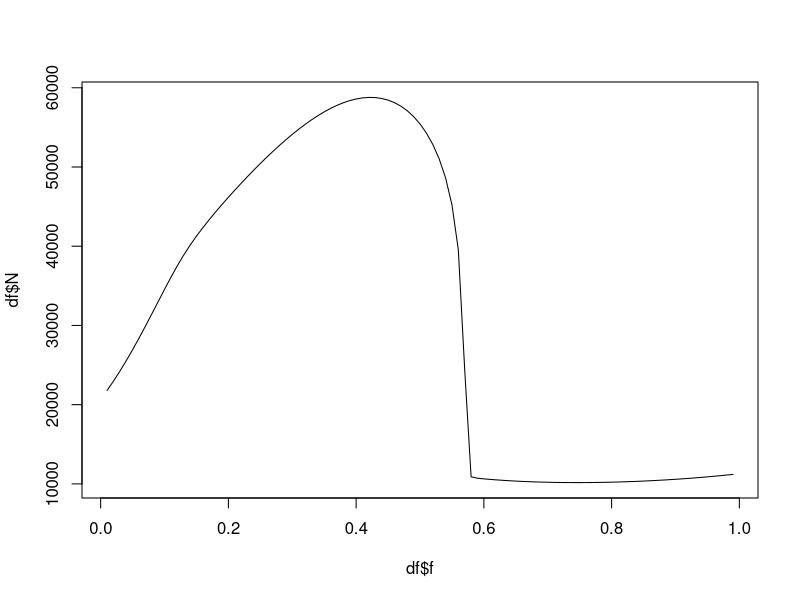

Reproduce this figure in R.
## ---- chunk 1
knitr::opts_chunk$set(echo = TRUE)
## ---- chunk 2
# Load deSolve package
library(deSolve)

# Function with the models differential equations
wildlife_urbanization_model <- function(t, state, paramters) {
  with(as.list(c(state, paramters)),{
    
    dSp <- (b0 - (b1 * (Sp + Ip)) / 1-f) * (Sp + Ip) - m * Sp -  # demography
      beta_p * Sp * Ip + gamma * Ip -  # infection
      sigma * f * Sp + sigma * (1 - c_sigma) * (1 - f) * St  # movement
    
    
    dIp <-  beta_p * Sp * Ip - gamma * Ip -  # infection
      (m + mu) * Ip -  # demography
      sigma * f * Ip + sigma * f * Ip + sigma * (1 - c_sigma) * (1 - f) * It  # movement
    
    
    dSt <- (b0 - (b1 * (St + It) / f)) * (St + It) - (m / (1 - c_m)) * St -  # demography
      beta_t * St * It + gamma * It +  # infection
      sigma * f * Sp - sigma * (1 - c_sigma) * (1 - f) * St  # movement
    
    
    dIt <- beta_t * St * It - gamma * It -  # infection
      ((m + mu) / (1 - alpha * c_m)) * It +  # demography
      sigma * f * Ip - sigma * (1 - c_sigma) * (1 - f) * It  # movement
      
    
      
    list(c(dSp, dIp, dSt, dIt))
  }) 
}

population <- 50000
infected <- 100
df <- data.frame()

for (f in seq(0.01, 0.99, 0.01)){
  # demography
  m <- 0.1
  b0 <- 0.4
  b1 <- (b0 - m) / population
  c_m <- 0.2
  
  # infection
  beta_p <- 0.006
  beta_t <- 0.006
  gamma <- 36.5
  mu <- 0.25
  alpha <- 2
  
  # movement
  sigma <- -log(0.1)
  c_sigma <- 0.2
  
  parameters <- c(m, b0, b1, c_m, beta_p, beta_t, gamma, mu, alpha, f, sigma, c_sigma)
  
  # Initial values
  state<- c(Sp = (population - infected) * (1 - f),
            Ip = infected * (1 - f),
            St = (population - infected) * f,
            It=  infected * f)
  
  # Time frame of 50 years
  times <- seq(0, 50, 0.05)
  
  out <- tail(ode(y = state, times = times, func = wildlife_urbanization_model, parms = parameters), 1)
  df <- rbind(df, c(f, out[2:5], sum(out[2:5])))
}

colnames(df) <- c('f', 'Sp', 'Ip', 'St', 'It', 'N')
plot(df$N ~ df$f, type = 'l')
# plot(out)
